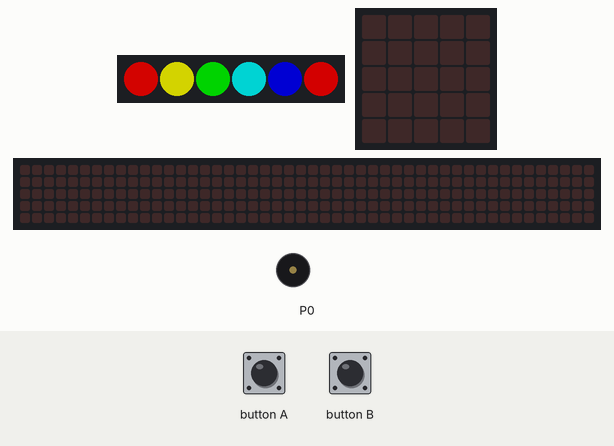
Recording of a program running on a simulated BBC micro:bit (MakeCode). Shown: 6 RGB LEDs in strip order, left to right, the board's 5×5 LED display, a strip that is not on the board, showing the scrolling text unrolled, buzzer (waves = sounding). The inputs (shaded band) are chosen by the test bench. Dim RGB values are drawn brighter than linear; the 48×5 strip is a reading aid, not a part: it shows the text the display is scrolling, unrolled, one strip-width of it at a time.

Above: at 1.2 s.
1.3 s: button B pressed for 0.15 s
At 1.68 s:
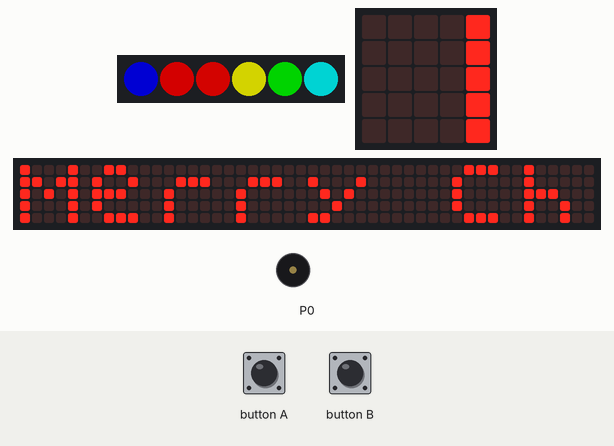
2.0 s: button A pressed for 0.15 s
At 2.57 s:
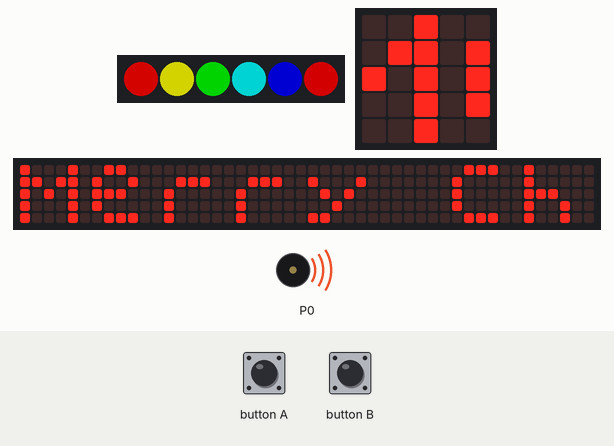
At 16.87 s:
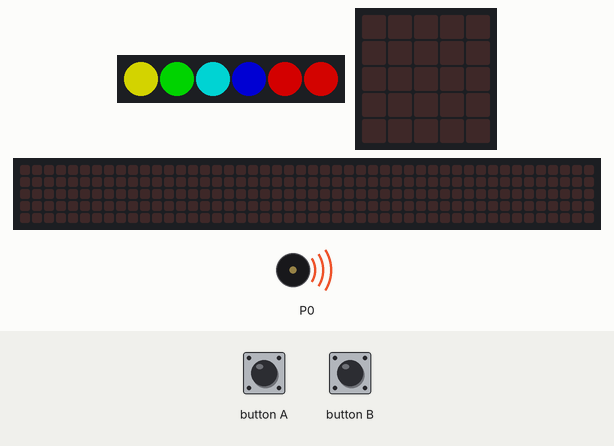
Timing chart, 0 to 17.5 s (numbered marks = the images above; inputs shaded):
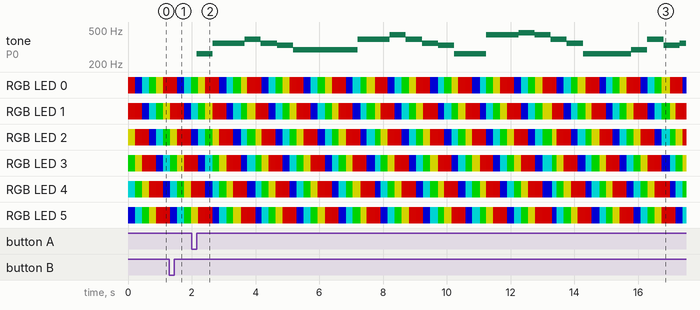

Measured:
- after the input at 1.3 s, the display: first differs from a run without the input after 0.15 s (image 1 shows a later state)
- after the input at 2.0 s, tone on P0: plays 262 Hz for 0.51 s, 349 Hz for 1.0 s, 392 Hz for 0.51 s, 349 Hz for 0.51 s, 330 Hz for 0.51 s, 294 Hz for 2.0 s … (22 notes in this stretch), starting after 0.15 s

The program:

main.ts
```typescript
function Merry_Christmas__Happy_new_Year () {
    music.playTone(262, music.beat(BeatFraction.Whole))
    music.playTone(349, music.beat(BeatFraction.Whole))
    music.playTone(349, music.beat(BeatFraction.Whole))
    music.playTone(392, music.beat(BeatFraction.Whole))
    music.playTone(349, music.beat(BeatFraction.Whole))
    music.playTone(330, music.beat(BeatFraction.Whole))
    music.playTone(294, music.beat(BeatFraction.Whole))
    music.playTone(294, music.beat(BeatFraction.Whole))
    music.playTone(294, music.beat(BeatFraction.Whole))
    music.playTone(294, music.beat(BeatFraction.Whole))
    music.playTone(392, music.beat(BeatFraction.Whole))
    music.playTone(392, music.beat(BeatFraction.Whole))
    music.playTone(440, music.beat(BeatFraction.Whole))
    music.playTone(392, music.beat(BeatFraction.Whole))
    music.playTone(349, music.beat(BeatFraction.Whole))
    music.playTone(330, music.beat(BeatFraction.Whole))
    music.playTone(262, music.beat(BeatFraction.Whole))
    music.playTone(262, music.beat(BeatFraction.Whole))
    music.playTone(440, music.beat(BeatFraction.Whole))
    music.playTone(440, music.beat(BeatFraction.Whole))
    music.playTone(466, music.beat(BeatFraction.Whole))
    music.playTone(440, music.beat(BeatFraction.Whole))
    music.playTone(392, music.beat(BeatFraction.Whole))
    music.playTone(349, music.beat(BeatFraction.Whole))
    music.playTone(262, music.beat(BeatFraction.Whole))
    music.playTone(262, music.beat(BeatFraction.Whole))
    music.playTone(262, music.beat(BeatFraction.Whole))
    music.playTone(294, music.beat(BeatFraction.Whole))
    music.playTone(392, music.beat(BeatFraction.Whole))
    music.playTone(330, music.beat(BeatFraction.Whole))
    music.playTone(349, music.beat(BeatFraction.Whole))
    music.playTone(262, music.beat(BeatFraction.Whole))
    music.playTone(349, music.beat(BeatFraction.Whole))
    music.playTone(349, music.beat(BeatFraction.Whole))
    music.playTone(349, music.beat(BeatFraction.Whole))
    music.playTone(330, music.beat(BeatFraction.Whole))
    music.playTone(330, music.beat(BeatFraction.Whole))
    music.playTone(349, music.beat(BeatFraction.Whole))
    music.playTone(330, music.beat(BeatFraction.Whole))
    music.playTone(294, music.beat(BeatFraction.Whole))
    music.playTone(262, music.beat(BeatFraction.Whole))
    music.playTone(392, music.beat(BeatFraction.Whole))
    music.playTone(440, music.beat(BeatFraction.Whole))
    music.playTone(392, music.beat(BeatFraction.Whole))
    music.playTone(349, music.beat(BeatFraction.Whole))
    music.playTone(523, music.beat(BeatFraction.Whole))
    music.playTone(262, music.beat(BeatFraction.Whole))
    music.playTone(262, music.beat(BeatFraction.Whole))
    music.playTone(294, music.beat(BeatFraction.Whole))
    music.playTone(392, music.beat(BeatFraction.Whole))
    music.playTone(330, music.beat(BeatFraction.Whole))
    music.playTone(349, music.beat(BeatFraction.Whole))
}
input.onButtonPressed(Button.A, function () {
    Merry_Christmas__Happy_new_Year()
})
input.onButtonPressed(Button.B, function () {
    basic.showString("Merry Christmas")
})
let strip = neopixel.create(DigitalPin.P1, 6, NeoPixelMode.RGB_RGB)
strip.showRainbow(1, 360)
basic.forever(function () {
    strip.rotate(1)
    strip.show()
    basic.pause(200)
})
```

test.ts
```typescript
// Hier kann man Tests durchführen; diese Datei wird nicht kompiliert, wenn dieses Paket als Erweiterung verwendet wird.
```
